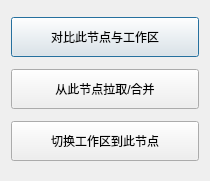
<?xml version="1.0" encoding="UTF-8"?>
<ui version="4.0">
 <class>ContextMenu</class>
 <widget class="QDialog" name="ContextMenu">
  <property name="geometry">
   <rect>
    <x>0</x>
    <y>0</y>
    <width>210</width>
    <height>181</height>
   </rect>
  </property>
  <property name="windowTitle">
   <string>Dialog</string>
  </property>
  <property name="styleSheet">
   <string notr="true"/>
  </property>
  <layout class="QVBoxLayout" name="verticalLayout">
   <item>
    <widget class="QPushButton" name="diffWithNodeButton">
     <property name="enabled">
      <bool>true</bool>
     </property>
     <property name="minimumSize">
      <size>
       <width>140</width>
       <height>40</height>
      </size>
     </property>
     <property name="styleSheet">
      <string notr="true"/>
     </property>
     <property name="text">
      <string>对比此节点与工作区</string>
     </property>
     <property name="checkable">
      <bool>false</bool>
     </property>
    </widget>
   </item>
   <item>
    <widget class="QPushButton" name="pullFromCommitButton">
     <property name="enabled">
      <bool>true</bool>
     </property>
     <property name="minimumSize">
      <size>
       <width>140</width>
       <height>40</height>
      </size>
     </property>
     <property name="styleSheet">
      <string notr="true"/>
     </property>
     <property name="text">
      <string>从此节点拉取/合并</string>
     </property>
    </widget>
   </item>
   <item>
    <widget class="QPushButton" name="switchToNodeButton">
     <property name="enabled">
      <bool>true</bool>
     </property>
     <property name="minimumSize">
      <size>
       <width>140</width>
       <height>40</height>
      </size>
     </property>
     <property name="text">
      <string>切换工作区到此节点</string>
     </property>
    </widget>
   </item>
  </layout>
 </widget>
 <resources/>
 <connections/>
</ui>
